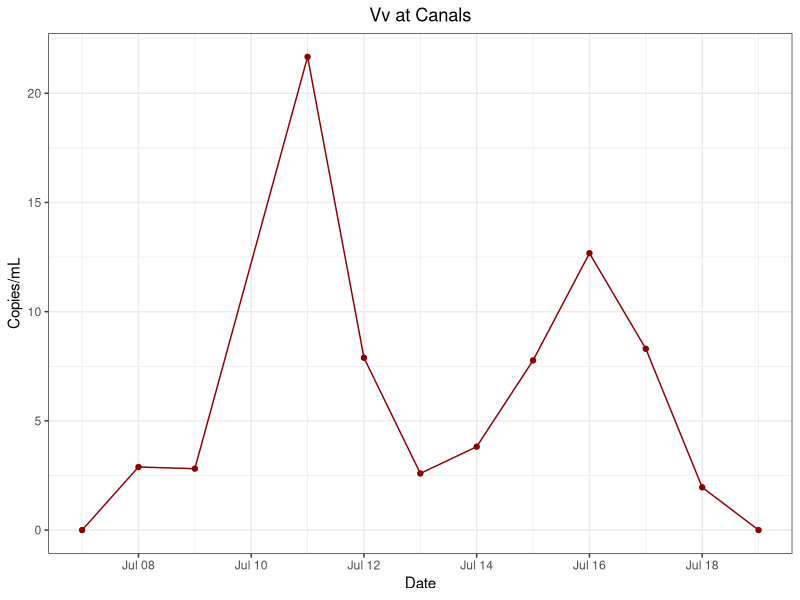
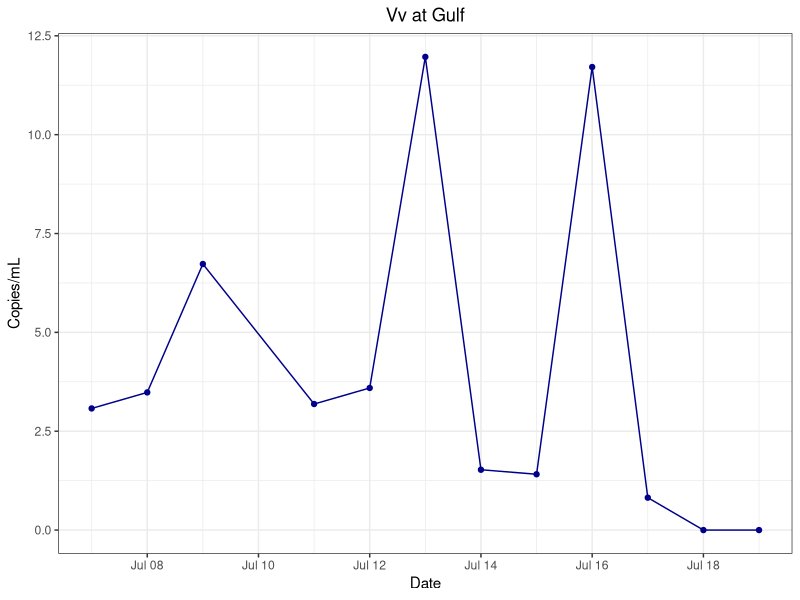
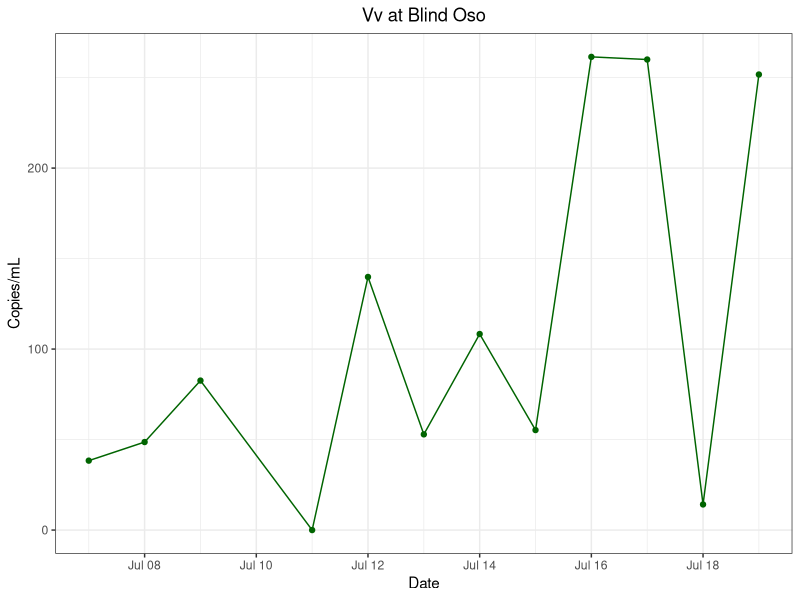
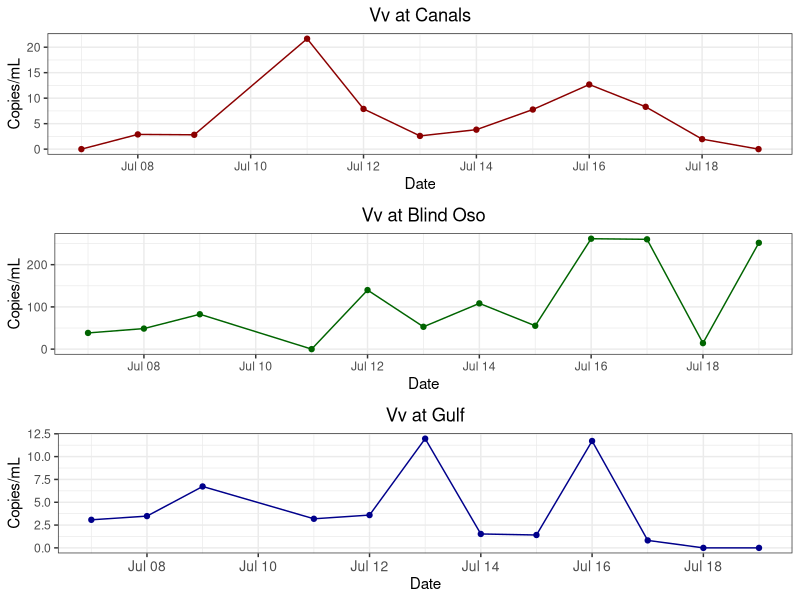
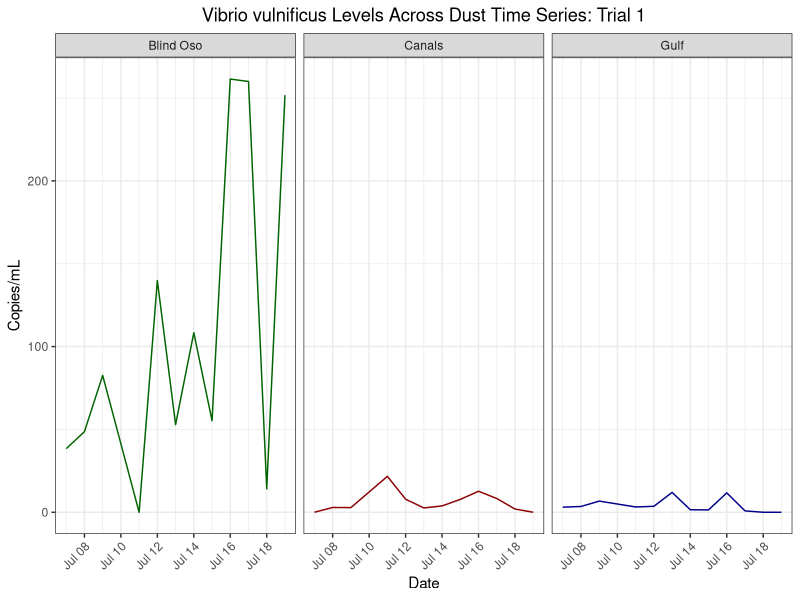
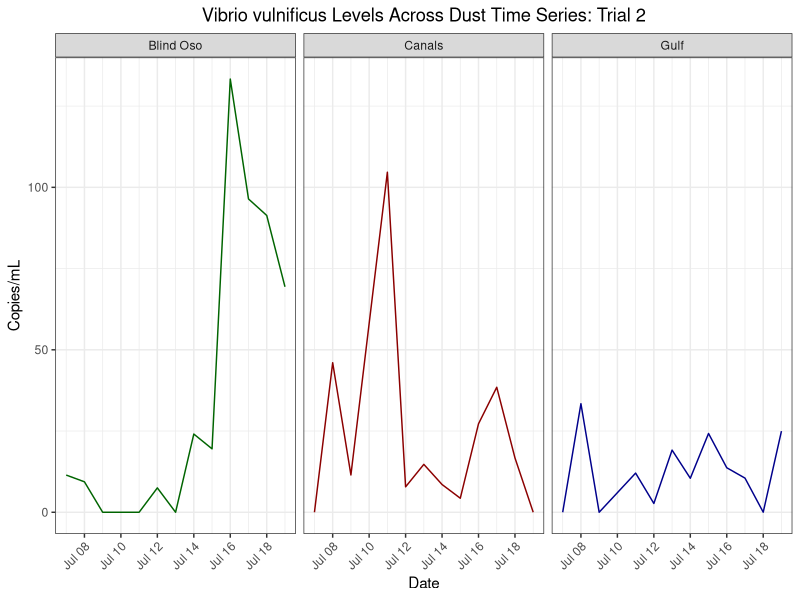
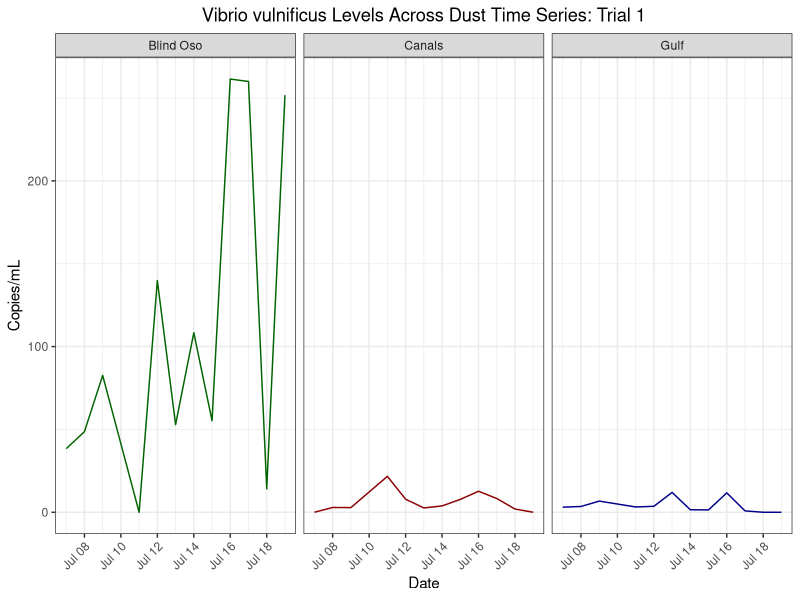
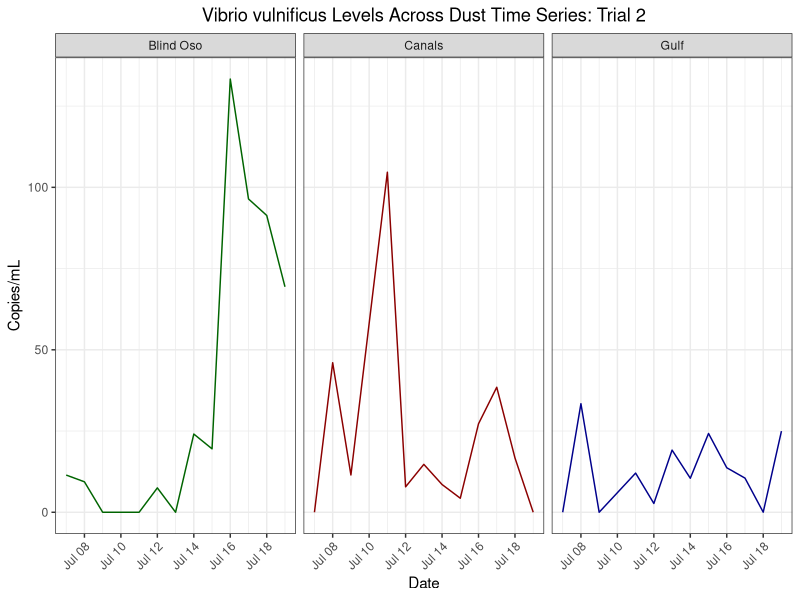

Recreate these plots in R, in order.
## ---- chunk 1
library(tidyverse)
library(here)
library(ggpubr)
## ---- chunk 2
vv<- read_csv(file = here("data", "processed_data", "vv_clean_copies_date.csv")) #This file had dates manually added
#sq <-read_csv(here("data", "raw_data", "vv_qPCR_daily_0.csv"))
redo<- read_csv(here("data", "processed_data", "vv_clean_copies_redo_date.csv"))
## ---- chunk 3
#std<- sq %>%
 # filter(Content %in% "Std",
        # Fluor %in% "HEX") #%>%
  #ggplot() + geom_point(
  #  aes(x = log(SQ),
      #  y = Cq))
#std
## ---- chunk 4
rd6<- vv %>%
  filter(site %in% "RD")

c2<- vv %>%
  filter(site %in% "C2")

bo<- vv %>%
  filter(site %in% "BO")
## ---- chunk 5
c2_vv<- c2 %>% ggplot() + geom_line(
  aes(x = date,
      y = copies_mL),
  color = "darkred") +
  geom_point(
    aes(x = date,
      y = copies_mL),
  color = "darkred")+
  theme_bw() +
  labs(x = "Date",
       y = "Copies/mL",
       title = "Vv at Canals") +
  theme(plot.title = element_text(hjust = 0.5))


c2_vv
## ---- chunk 6
rd_vv<- rd6 %>% ggplot() + geom_line(
  aes(x = date,
      y = copies_mL),
  color = "darkblue")+
  geom_point(
    aes(x = date,
      y = copies_mL),
  color = "darkblue")+
  theme_bw() +
  labs(x = "Date",
       y = "Copies/mL",
       title = "Vv at Gulf") +
  theme(plot.title = element_text(hjust = 0.5))


rd_vv
## ---- chunk 7
bo_vv<- bo %>% ggplot() + geom_line(
  aes(x = date,
      y = copies_mL),
  color = "darkgreen")+
  geom_point(
    aes(x = date,
      y = copies_mL),
  color = "darkgreen")+
  theme_bw() +
  labs(x = "Date",
       y = "Copies/mL",
       title = "Vv at Blind Oso") +
  theme(plot.title = element_text(hjust = 0.5))


bo_vv
## ---- chunk 8
figure<- ggarrange(c2_vv, bo_vv, rd_vv + font("x.text", size = 10),
                    ncol = 1, nrow = 3) #Final plot is 1 column and 2 rows 

                
figure
## ---- chunk 9
all<- vv %>% 
  mutate(site = recode(site, "BO" = "Blind Oso",
                              "C2" = "Canals",
                              "RD" = "Gulf")) %>%
  ggplot() + geom_line(
    aes(x = date,
        y = copies_mL,
        color = site)) + 
  scale_color_manual( values = c("Blind Oso" = "darkgreen",
                                "Canals" = "darkred",
                                "Gulf" = "darkblue"))+
  theme_bw()+
  facet_wrap(~site)+
  labs(
    x = "Date", 
    y = "Copies/mL",
    title = "Vibrio vulnificus Levels Across Dust Time Series: Trial 1")+
  theme(
    legend.position = "none",
    axis.text.x = element_text(angle = 45, hjust = 1),
    plot.title = element_text(hjust = 0.5)) 
  
all
## ---- chunk 10
all_redo<- redo %>% 
  mutate(site = recode(site, "BO" = "Blind Oso",
                              "C2" = "Canals",
                              "RD" = "Gulf")) %>%
  ggplot() + geom_line(
    aes(x = date,
        y = copies_mL,
        color = site)) + 
  scale_color_manual( values = c("Blind Oso" = "darkgreen",
                                "Canals" = "darkred",
                                "Gulf" = "darkblue"))+
  theme_bw()+
  facet_wrap(~site)+
  labs(
    x = "Date", 
    y = "Copies/mL",
    title = "Vibrio vulnificus Levels Across Dust Time Series: Trial 2")+
  theme(
    legend.position = "none",
    axis.text.x = element_text(angle = 45, hjust = 1),
    plot.title = element_text(hjust = 0.5)) 
  
all_redo
## ---- chunk 11
png(file = here("results", "plots", "vv_all_sites.png")) #Saving c2
all
dev.off()

png(file = here("results", "plots", "vv_all_sites_redo.png")) #Saving c2
all_redo
dev.off()

